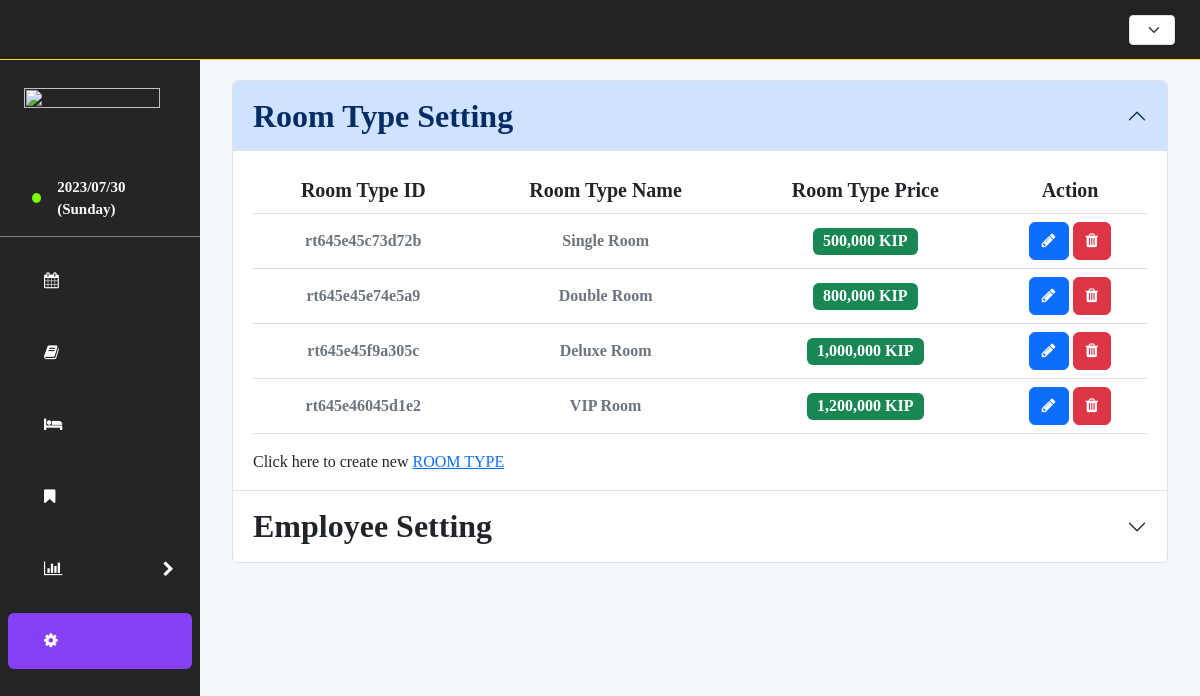
Page /index.php?setting on the committed database.
### tables this page shows
CREATE TABLE `room_type` (
  `room_type_id` varchar(20) NOT NULL,
  `room_type_name` varchar(30) NOT NULL,
  `price` int(11) NOT NULL
);

### views/setting.php (the view, shortened to what this page needs)
<section class="container">
    <div class="accordion" id="accordionSetting">
        <div class="accordion-item">
            <h2 class="accordion-header">
                <button class="accordion-button fw-bold fs-2" type="button" data-bs-toggle="collapse" data-bs-target="#roomTypeSetting" aria-expanded="true" aria-controls="roomTypeSetting" data-i18n="setting.type.title">
                    Room Type Setting
                </button>
            </h2>
            <div id="roomTypeSetting" class="accordion-collapse collapse show" data-bs-parent="#accordionSetting">
                <div class="accordion-body">
                    <table class="table table-row-dashed align-middle ">
                        <thead>
                            <tr>
                                <th scope="col" class="fs-5" data-i18n="setting.type.id">Room Type ID</th>
                                <th scope="col" class="fs-5" data-i18n="setting.type.name">Room Type Name</th>
                                <th scope="col" class="fs-5" data-i18n="setting.type.price">Room Type Price</th>
                                <th scope="col" class="fs-5" data-i18n="booking.table.action">Action</th>
                            </tr>
                        </thead>
                        <tbody id="roomType_tbody">
                            <?php
                                $sql = "SELECT * FROM `room_type`";
                                $result = mysqli_query($conn, $sql);
                                while($room_type=mysqli_fetch_array($result)){
                                    $id = $room_type['room_type_id'];
                                    $name = $room_type['room_type_name'];
                                    $price = $room_type['price']; ?>
                                    <tr class="text-center">
                                        <td>
                                            <span class="fw-bold fs-6 en-font" style="color:#6c757d">
                                                <?php echo $id?>
                                            </span>
                                        </td>
                                        <td>
                                            <span class="fw-bold fs-6" style="color:#6c757d">
                                                <?php echo $name?>
                                            </span>
                                        </td>
                                        <td>
                                            <span class="badge text-bg-success fs-6 en-font" >
                                                <?php echo number_format($price)?> KIP
                                            </span>
                                        </td>
                                        <td>
                                            <button class="btn btn-primary"
                                                data-bs-toggle="modal"
                                                data-bs-target="#roomTypeModal"
                                                onclick="openRoomTypeModal('edit', '<?php echo $id?>', '<?php echo $name?>', '<?php echo $price?>')"
                                            >
                                                <i class="fa fa-pencil"></i>
                                            </button>
                                            <button class="btn btn-danger" onclick="delRoomType('<?php echo $id?>')">
                                                <i class="fa fa-trash"></i>
                                            </button>
                                        </td>
                                    </tr>
                                <?php  }
                            ?>
                        </tbody>
                    </table>
                    <p class="text-start mt-3 mb-0">
                        <span data-i18n="setting.type.new">Click here to create new</span>
                        <a  href="#"
                            data-bs-toggle="modal"
                            data-bs-target="#roomTypeModal"
                            onclick="openRoomTypeModal('save', '<?php echo uniqid('rt')?>', '', '')"
                            data-i18n="setting.type.value"
                        >
                            ROOM TYPE
                        </a>
                    </p>
                </div>
            </div>
        </div>
        <div class="accordion-item">
            <h2 class="accordion-header">
                <button class="accordion-button collapsed fw-bold fs-2" type="button" data-bs-toggle="collapse" data-bs-target="#staffSetting" aria-expanded="false" aria-controls="staffTypeSetting" data-i18n="setting.staff.title">
                    Employee Setting
                </button>
            </h2>
        </div>
    </div>
</section>

### assets/css/style.css (style rules this page uses)
* { margin: 0; padding: 0; box-sizing: border-box; }
.en-font { font-family: 'Times New Roman' !important; }
.lao-font { font-family: 'Saysettha OT' !important; }

### rows in the picture
room_type: room_type_id "rt645e45c73d72b", room_type_name "Single Room", price "500,000"
room_type: room_type_id "rt645e45e74e5a9", room_type_name "Double Room", price "800,000"
room_type: room_type_id "rt645e45f9a305c", room_type_name "Deluxe Room", price "1,000,000"
room_type: room_type_id "rt645e46045d1e2", room_type_name "VIP Room", price "1,200,000"
